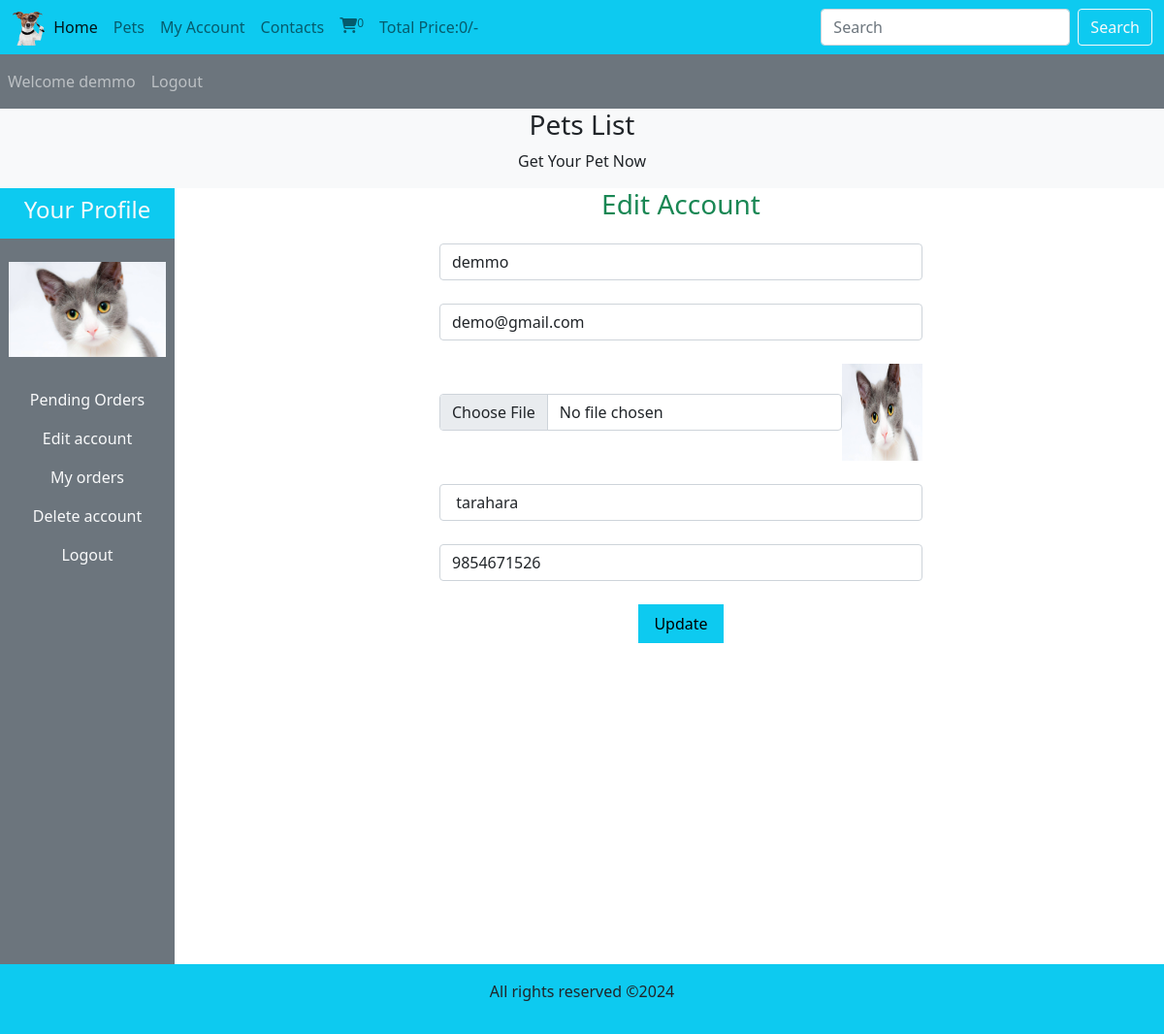
Page /profile_area/profile.php?edit_account (signed in) on the committed database.
### tables this page shows
CREATE TABLE `user_table` (
  `user_id` int(11) NOT NULL,
  `username` varchar(100) NOT NULL,
  `user_email` varchar(100) NOT NULL,
  `user_password` varchar(255) NOT NULL,
  `user_image` varchar(255) NOT NULL,
  `user_ip` varchar(100) NOT NULL,
  `user_address` varchar(255) NOT NULL,
  `user_mobile` varchar(20) NOT NULL
);

### users_area/edit_account.php (the view, shortened to what this page needs)
<?php
if(isset($_GET['edit_account'])){
    $user_session_name=$_SESSION['username'];
    $select_query="select * from  `user_table` where username='$user_session_name'";
    $result_query=mysqli_query($con,$select_query);
    $row_fetch=mysqli_fetch_assoc($result_query);
    $username=$row_fetch['username'];
    $user_email=$row_fetch['user_email'];
    $user_address=$row_fetch['user_address'];
    $user_mobile=$row_fetch['user_mobile'];
}
?>
<!DOCTYPE html>
<html lang="en">
<head>
</head>
<body>
   <h3 class="text-center text-success mb-4">Edit Account</h3>
   <form action="" method="post" enctype="multipart/form-data" >
    <div class="form-outline mb-4">
        <input type="text" class="form-control w-50 m-auto" value="<?php echo $username ?>" name="user_username">
    </div>
    <div class="form-outline mb-4">
        <input type="email" class="form-control w-50 m-auto"  name="user_email" value="<?php echo $user_email ?>">
    </div>
    <div class="form-outline mb-4 d-flex w-50 m-auto">
        <input type="file" class="form-control m-auto" name="user_image">
        <img src="../users_area/user_images/<?php echo $user_image?>" alt="" class="edit_image" >
    </div>
    <div class="form-outline mb-4">
        <input type="text" class="form-control w-50 m-auto" name="user_address" value="<?php echo $user_address ?>">
    </div>
    <div class="form-outline mb-4">
        <input type="text" class="form-control w-50 m-auto"  name="user_mobile" value="<?php echo $user_mobile ?>">
    </div>
        <input type="submit"  value="Update" class="bg-info py-2 px-3 border-0" name="user_update">
   </form>
</body>
</html>

### profile_area/profile.php (shortened to what this page needs)
<?php
include('../includes/connect.php');
include('../functions/common_function.php');
?>
<!DOCTYPE html>
<html lang="en">
<head>
    <link href="https://cdn.jsdelivr.net/npm/bootstrap@5.0.2/dist/css/bootstrap.min.css" rel="stylesheet">
    <link rel="stylesheet" href="https://cdnjs.cloudflare.com/ajax/libs/font-awesome/6.5.2/css/all.min.css" />
<link rel="stylesheet" href="style.css">
</head>
<body>
  <div class="container-fluid p-0">
    <nav class="navbar navbar-expand-lg navbar-light bg-info">
  <div class="container-fluid">
    <img src="./images/real.png" alt="" class="logo">
    <div class="collapse navbar-collapse" id="navbarSupportedContent">
      <ul class="navbar-nav me-auto mb-2 mb-lg-0">
        <li class="nav-item">
          <a class="nav-link active" aria-current="page" href="../index.php">Home</a>
        </li>
        <li class="nav-item">
          <a class="nav-link" href="../display_all.php">Pets</a>
        </li>
        <li class="nav-item">
          <a class="nav-link" href="profile.php">My Account</a>
        </li>
        <li class="nav-item">
          <a class="nav-link" href="#">Contacts</a>
        </li>
        <li class="nav-item">
          <a class="nav-link" href="../cart.php"><i class="fa fa-shopping-cart" aria-hidden="true"></i><sup><?php cart_item();?></sup></a>
        </li>
        <li class="nav-item">
          <a class="nav-link" href="#">Total Price:<?php total_cart_price(); ?>/-</a>
        </li>
      </ul>
      <form class="d-flex" action="../search_pet.php" method="get">
        <input class="form-control me-2" type="search" placeholder="Search" aria-label="Search" name="search_data">
       <input type="submit" value="Search" class="btn btn-outline-light" name="search_data_pet">
      </form>
    </div>
  </div>
</nav>
<nav class="navbar navbar-expand-lg navbar-dark bg-secondary">
<ul class="navbar-nav me-auto">
      <?php
     if(!isset($_SESSION['username'])){
      echo"<li class='nav-item'>
      <a class='nav-link' href='#'>welcome Guest</a>
    </li>";
    }else{
      echo"<li class='nav-item'>
      <a class='nav-link' href=''>Welcome ".$_SESSION['username']."</a>
    </li>";
  }
       if(!isset($_SESSION['username'])){
        echo" <li class='nav-item'>
        <a class='nav-link' href='./users_area/user_login.php'>Login</a>
      </li>";
      }else{
        echo"<li class='nav-item'>
        <a class='nav-link' href='../users_area/logout.php'>Logout</a>
      </li>";
    }
?>
</ul>
</nav>
<div class="bg-light">
    <h3 class="text-center">Pets List</h3>
    <p class="text-center">Get Your Pet Now</p>
</div>
 <div class="row">
  <div class="col-md-2">
<ul class="navbar-nav bg-secondary text-center" style="height:100vh">
<li class="nav-item bg-info">
          <a class="nav-link text-light" href="#"><h4>Your Profile</h4></a>
        </li>
      <?php
     $username=$_SESSION['username'];
      $user_image="Select * from `user_table` where username='$username'";
      $user_image=mysqli_query($con,$user_image);
      $row_image=mysqli_fetch_array($user_image);
      $user_image=$row_image['user_image'];
      echo" <li class='nav-item bg-secondary'>
      <img src='../users_area/user_images/$user_image' class='profile_img my-4' alt=''>
      </li>";
      ?>
      <li class="nav-item ">
          <a class="nav-link text-light" href="profile.php">Pending Orders</a>
        </li>
        <li class="nav-item">
          <a class="nav-link text-light" href="profile.php?edit_account">Edit account</a>
        </li>
        <li class="nav-item">
          <a class="nav-link text-light" href="profile.php?my_orders">My orders</a>
        </li>
        <li class="nav-item">
          <a class="nav-link text-light" href="profile.php?delete_account">Delete account</a>
        </li>
        <li class="nav-item">
          <a class="nav-link text-light" href="../users_area/logout.php">Logout</a>
        </li>
</ul>
</div>
  <div class="col-md-10 text-center">
<?php get_user_order_details();
if(isset($_GET['edit_account'])){
 include('../users_area/edit_account.php');
}
?>
  </div>
 </div>
<?php
include("../includes/footer.php")
?>
</div>
</body>
</html>

### style.css (style rules this page uses)
* { margin:0; padding:0; box-sizing:border-box; overflow-x:hidden; }
.logo { width:3%; height:3%; }

### profile_area/profile.php (style rules this page uses)
body { overflow-x:hidden; }
.profile_img { width:90%; margin:auto; display:block; object-fit:contain; }
.edit_image { height:100px; width:100px; }

### rows in the picture
user_table: user_image (picture), user_username "demmo", user_email "demo@gmail.com", user_address "tarahara", user_mobile "9854671526"

### other values in the picture
$count_cart_items "0"
$total_price "0"
$_SESSION['username'] "demmo"
